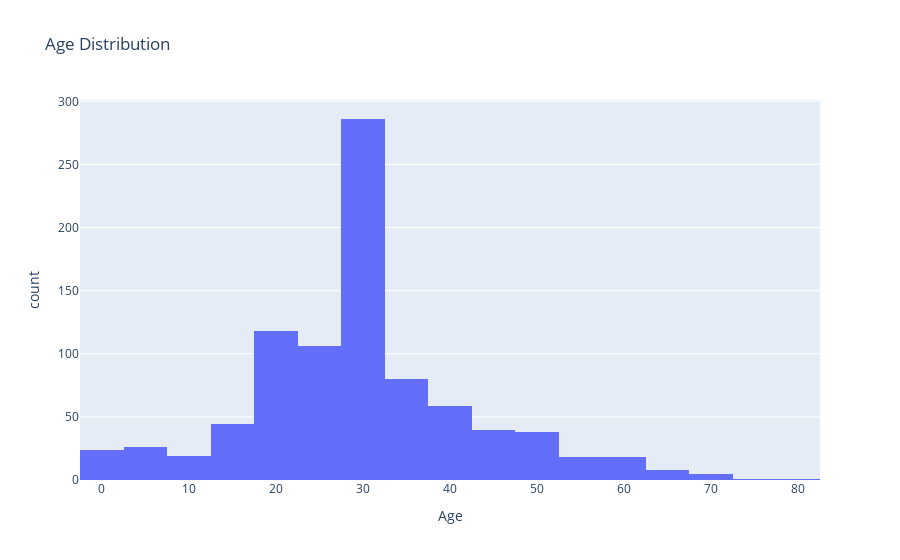

Notebook code cell kept with this figure:
### Code cell
fig = px.histogram(df, x="Age", nbins=30, title="Age Distribution")
fig.show()

### Figure 1 — Plotly figure (JSON) as saved in the notebook; plotly's stock layout.template omitted (floating-point values rounded to 4 significant figures; data arrays with more than 128 entries replaced by an {"elided": "..."} marker saying what was removed)
{"data": [{"bingroup": "x", "hovertemplate": "Age=%{x}<br>count=%{y}<extra></extra>", "legendgroup": "", "marker": {"color": "#636efa", "pattern": {"shape": ""}}, "name": "", "nbinsx": 30, "orientation": "v", "showlegend": false, "type": "histogram", "x": {"elided": "891 float values"}, "xaxis": "x", "yaxis": "y"}], "layout": {"barmode": "relative", "legend": {"tracegroupgap": 0}, "title": {"text": "Age Distribution"}, "xaxis": {"anchor": "y", "domain": [0, 1], "title": {"text": "Age"}}, "yaxis": {"anchor": "x", "domain": [0, 1], "title": {"text": "count"}}}}
